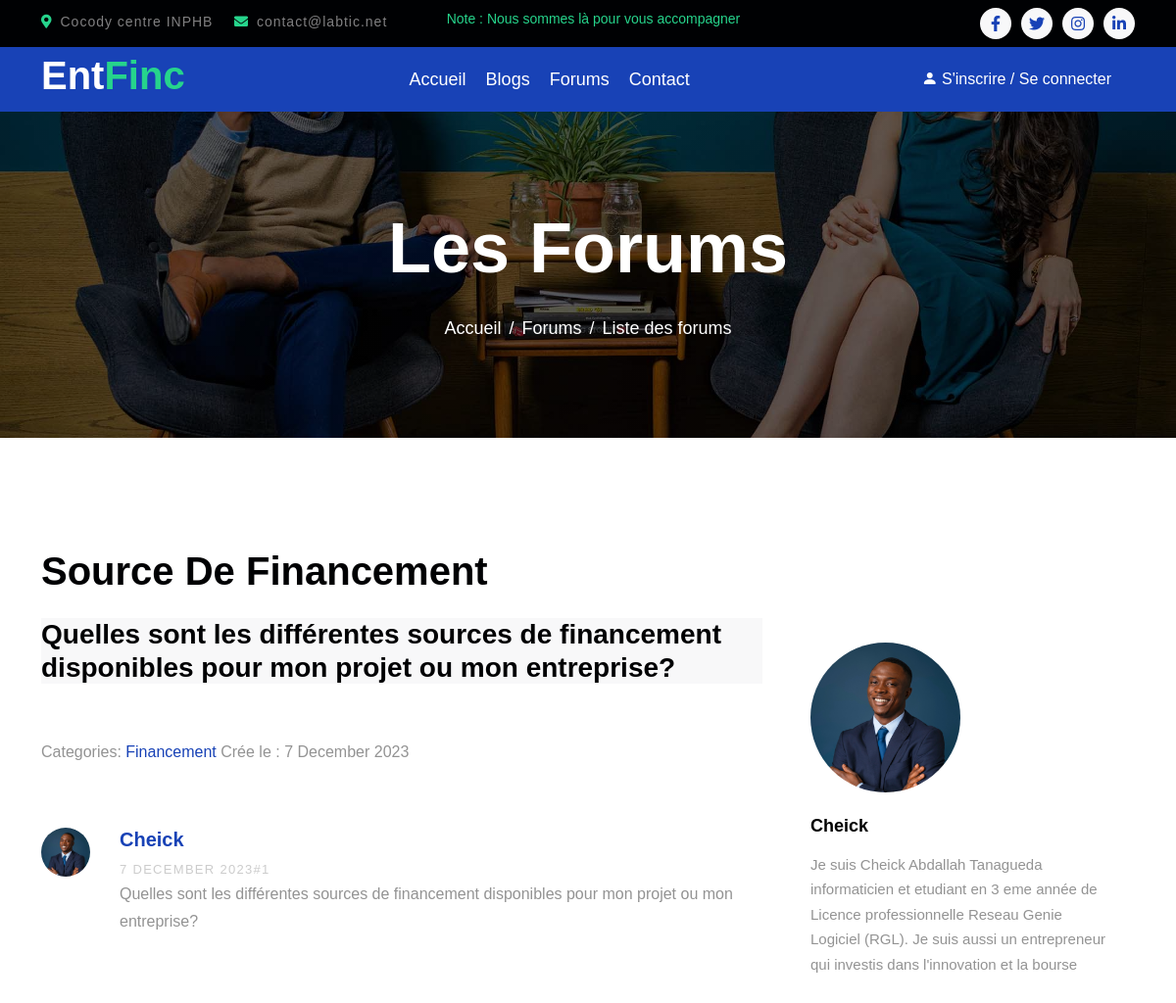
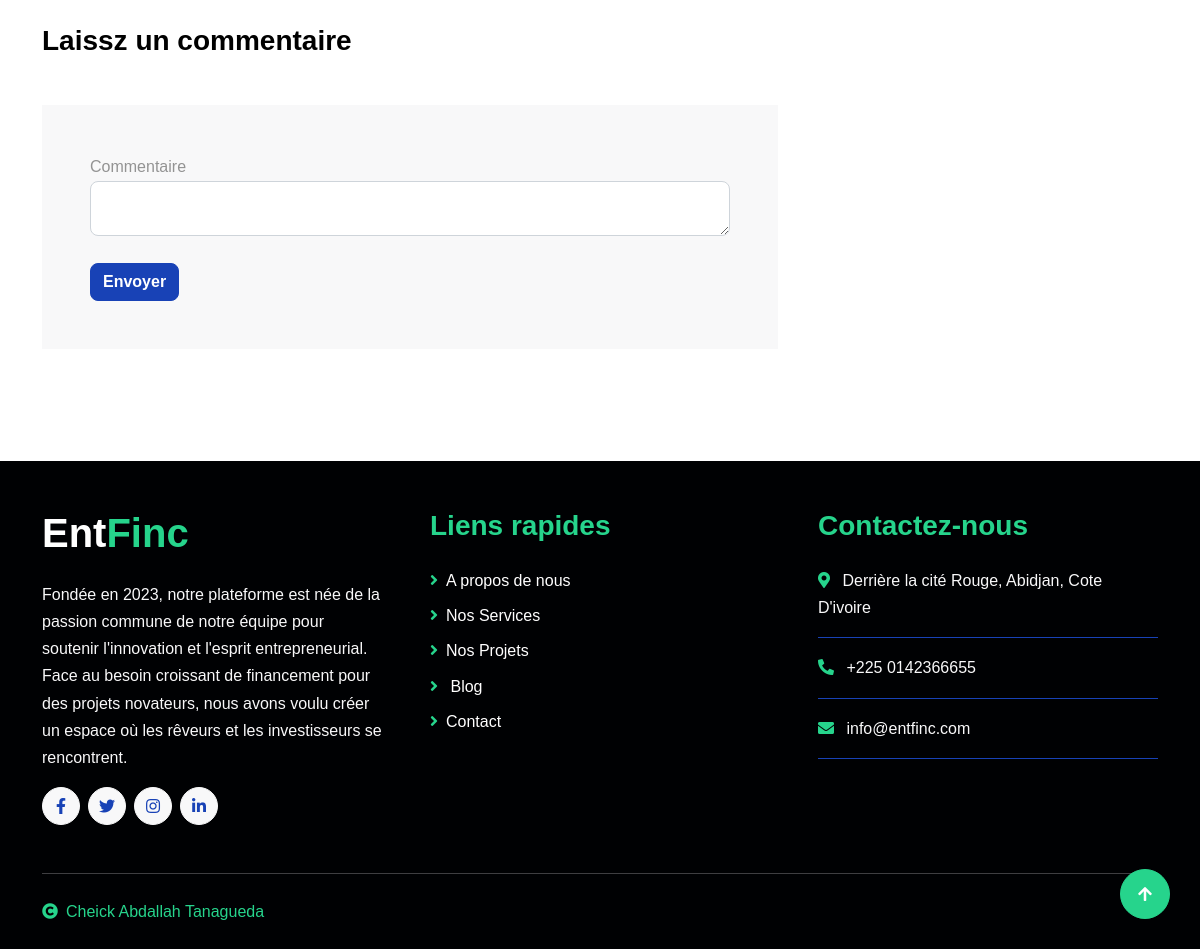
Screenshot of /posts.php?topic=2 with the database file from the repository (2 pictures, top to bottom).
### tables this page shows
CREATE TABLE IF NOT EXISTS `topics` (
  `topic_id` int NOT NULL AUTO_INCREMENT,
  `topic_subject` varchar(255) NOT NULL,
  `topic_date` datetime NOT NULL,
  `topic_cat` int NOT NULL,
  `topic_by` int NOT NULL,
  PRIMARY KEY (`topic_id`),
  KEY `topic_cat` (`topic_cat`),
  KEY `topic_by` (`topic_by`)
);

CREATE TABLE IF NOT EXISTS `posts` (
  `post_id` int NOT NULL AUTO_INCREMENT,
  `post_content` text NOT NULL,
  `post_date` datetime NOT NULL,
  `post_topic` int NOT NULL,
  `post_by` int NOT NULL,
  `post_votes` int NOT NULL DEFAULT '0',
  PRIMARY KEY (`post_id`),
  KEY `post_topic` (`post_topic`),
  KEY `post_by` (`post_by`)
);

CREATE TABLE IF NOT EXISTS `categories` (
  `cat_id` int NOT NULL AUTO_INCREMENT,
  `cat_name` varchar(255) NOT NULL,
  `cat_description` varchar(255) NOT NULL,
  PRIMARY KEY (`cat_id`),
  UNIQUE KEY `cat_name_unique` (`cat_name`)
);

CREATE TABLE IF NOT EXISTS `users` (
  `idUsers` int NOT NULL AUTO_INCREMENT,
  `userLevel` int NOT NULL DEFAULT '0',
  `f_name` varchar(50) NOT NULL,
  `l_name` varchar(50) NOT NULL,
  `uidUsers` tinytext NOT NULL,
  `emailUsers` tinytext NOT NULL,
  `pwdUsers` longtext NOT NULL,
  `gender` char(1) NOT NULL,
  `headline` varchar(500) DEFAULT NULL,
  `bio` varchar(4000) DEFAULT NULL,
  `userImg` varchar(500) DEFAULT 'default.png',
  PRIMARY KEY (`idUsers`)
);

### posts.php (the view, shortened to what this page needs)
<?php include 'navbar.php'; ?>
<link rel="stylesheet" href="css/style.forum.detail.css">
<?php
if (isset($_GET['topic'])) {
    $topic = $_GET['topic'];
} else {
    header('Location: index.php');
    exit();
}
?>
<div class="container-fluid page-header py-5">
    <div class="container text-center py-5">
        <h1 class="display-2 text-white mb-4 animated slideInDown">Les Forums</h1>
        <nav aria-label="breadcrumb animated slideInDown">
            <ol class="breadcrumb justify-content-center mb-0">
                <li class="breadcrumb-item"><a href="index.php">Accueil</a></li>
                <li class="breadcrumb-item"><a href="#">Forums</a></li>
                <li class="breadcrumb-item" aria-current="page">Liste des forums</li>
            </ol>
        </nav>
    </div>
</div>
<?php
$sql =
    'select * from topics, categories where topic_id=? ' .
    'and topic_cat = cat_id';
$stmt = mysqli_stmt_init($conn);
if (!mysqli_stmt_prepare($stmt, $sql)) {
    die('sql error3');
} else {
    mysqli_stmt_bind_param($stmt, 's', $topic);
    mysqli_stmt_execute($stmt);
    $result = mysqli_stmt_get_result($stmt);
    if (!($forum = mysqli_fetch_assoc($result))) {
        die('sql error4');
    }
}
?>
<div class="site-wrap" id="home-section">
    <section class="site-section">
        <div class="container">
            <div class="row">
                <h1 class="mb-4" data-aos="fade-up" data-aos-delay="100"><?php echo ucwords(
                    $forum['topic_subject']
                ); ?>
                </h1>
                <div class="col-md-8 blog-content ">
                    <?php
                    $sql =
                        'select * from posts p, users u ' .
                        'where p.post_topic=? ' .
                        'and p.post_by=u.idUsers ' .
                        'order by p.post_id;';
                    $stmt = mysqli_stmt_init($conn);
                    if (!mysqli_stmt_prepare($stmt, $sql)) {
                        die('sql error2');
                    } else {
                        mysqli_stmt_bind_param($stmt, 's', $topic);
                        mysqli_stmt_execute($stmt);
                        $result = mysqli_stmt_get_result($stmt);
                        $i = 1;
                        while ($row = mysqli_fetch_assoc($result)) {
                            if ($i === 1) {
                                $lien = $row['userImg'];
                                $nom = $row['uidUsers'];
                                $bio = $row['bio'];
                            }
                            echo $i === 1
                                ? ' <div class="bg-light"><h3>' .
                                    $row['post_content'] .
                                    '
                            </h3></div>
                            <div class="pt-5">
                                <p>Categories: <a href="forum.php?cat=' .
                                    $forum['cat_id'] .
                                    '">' .
                                    $forum['cat_name'] .
                                    '</a> Crée le  : <span class="date">' .
                                    date(
                                        'j F Y',
                                        strtotime($row['post_date'])
                                    ) .
                                    '</span></p>
                            </div><div class="pt-5">
                            <ul class="comment-list">'
                                : '';
                            echo '<li class="comment">
                <div class="vcard bio">
                    <img src="uploads/' .
                                $row['userImg'] .
                                '" >
                </div>
                <div class="comment-body">
                <h3> <a href="profile.php?id=' .
                                $row['idUsers'] .
                                '">' .
                                $row['uidUsers'] .
                                '</a></h3>
                    <div class="meta"><span class="date">' .
                                date('j F Y', strtotime($row['post_date'])) .
                                '<span class="span-post-no">#' .
                                $i .
                                '</span> </span></div>
                    <p>' .
                                $row['post_content'] .
                                '</p>
                </div>
            </li>';
                            $i++;
                        }
                        echo '</div></ul>';
                    }
                    ?>
                    <div class="pt-5">
                        <div class="comment-form-wrap pt-5">
                            <h3 class="mb-5 text-black">Laissz un commentaire</h3>
                            <form method="post" class="p-5 bg-light">
                                <div class="form-group">
                                    <label for="message">Commentaire</label>
                                    <textarea name="reply_content" id="message" cols="30" rows="10"
                                        class="form-control"></textarea>
                                </div><br>
                                <div class="form-group">
                                    <?php if (isset($_SESSION['userId'])) {
                                        echo '<input type="submit" value="Envoyer" name="submit_reply" class="btn btn-primary py-3 px-5">';
                                    } else {
                                        echo '<a href="login.php" class="btn btn-primary">Envoyer</a>';
                                    } ?>
                                </div>
                            </form>
                        </div>
                    </div>
                </div>
                <div class="col-md-4 sidebar">
                    <div class="sidebar-box">
                        <img src="uploads/<?php echo $lien; ?>" alt="Image placeholder"
                            class="img-fluid mb-4 w-50 rounded-circle">
                        <h3 class="text-black"> <?php echo $nom; ?></h3>
                        <p><?php echo $bio; ?></p>
                    </div>
                    <div class="sidebar-box">
                    </div>
                </div>
            </div>
        </div>
    </section>
</div>
<?php include 'footer.php'; ?>

### rows the page displays
topics: topic_subject "Source De Financement"
posts: post_content "Quelles sont les différentes sources de financement disponibles pour mon projet ou mon entreprise?", post_date "7 December 2023", post_by.userImg (picture), post_by.uidUsers "Cheick", post_date "7 DECEMBER 2023", post_by.bio "Je suis Cheick Abdallah Tanagueda informaticien et etudiant en 3 eme année de Licence professionnelle Reseau Genie Logiciel (RGL). Je suis aussi un entrepreneur qui investis dans l'innovation et la bourse"
categories: cat_name "Financement"
